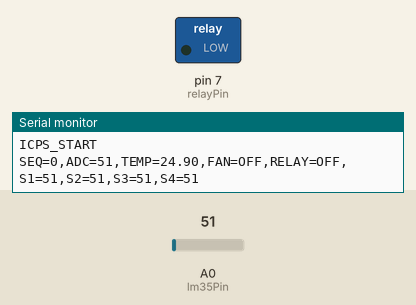
This sketch was run on a simulated Arduino Uno, built with avr-gcc and run on an emulated ATmega328P. On the bench: switched loads named in the sketch (green lamp = pin HIGH), the last lines printed to the serial monitor. Inputs (shaded band) come from the test bench; at power-on: A0 (lm35Pin) = 51.

Above: at 1.3 s.
1.4 s: A0 (lm35Pin) set to 73
3.2 s: A0 (lm35Pin) set to 87
At 5.2 s:
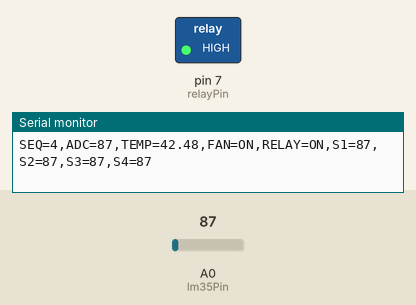
5.5 s: A0 (lm35Pin) set to 71
At 6.8 s:
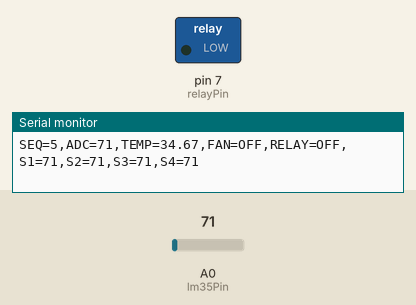
7.5 s: A0 (lm35Pin) set to 86
At 8.3 s:
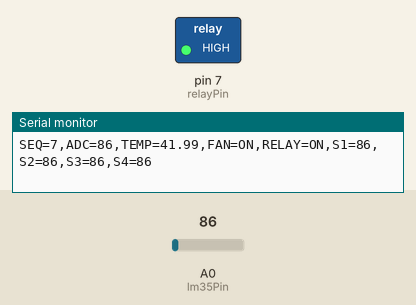
Timing chart, 0 to 10.5 s (numbered marks = the images above; inputs shaded):
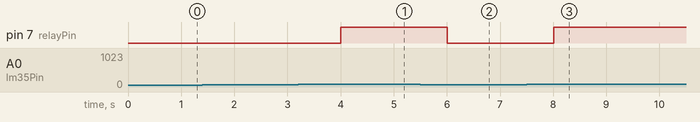

The sketch:

temperature_controller.ino
```cpp
// ICPS - Industrial Temperature Monitoring and Automatic Cooling System
// CAPP PBL - Group 89

const int lm35Pin = A0;   // LM35 connected to analog pin A0
const int relayPin = 7;   // Relay control pin connected to digital pin 7

// Constants based on project specifications
const int fanOnThreshold = 82;  // ≈ 40.0°C
const int fanOffThreshold = 71; // ≈ 34.7°C
const unsigned long sampleInterval = 1000; // 1 second

// State variables
int currentFanState = 0; // 0 = OFF, 1 = ON
unsigned long lastSampleTime = 0;
unsigned long sequenceNumber = 0;

void setup() {
  Serial.begin(115200); // Fast baud rate for reliable data transmission

  pinMode(relayPin, OUTPUT);
  digitalWrite(relayPin, LOW); // Fan off by default

  // Wait a moment for serial to initialize
  delay(100);
  Serial.println("ICPS_START");
}

void loop() {
  unsigned long currentTime = millis();

  if (currentTime - lastSampleTime >= sampleInterval) {
    lastSampleTime = currentTime;

    // 1. Take 4 ADC samples
    int sample1 = analogRead(lm35Pin);
    delay(2); // Small delay between samples
    int sample2 = analogRead(lm35Pin);
    delay(2);
    int sample3 = analogRead(lm35Pin);
    delay(2);
    int sample4 = analogRead(lm35Pin);

    // 2. Add the four samples
    int sum = sample1 + sample2 + sample3 + sample4;

    // 3. Calculate the average using bitwise right shift (equivalent to sum / 4)
    int avg = sum >> 2;

    // 4. Calculate temperature for logging/display (T = ADC * 125 / 256)
    // We use a 32-bit intermediate for safety as 1023 * 125 = 127,875 (exceeds 16-bit)
    uint32_t intermediate = (uint32_t)avg * 125;
    float temperature = (float)intermediate / 256.0;

    // 5. Apply the control logic with hysteresis
    if (avg >= fanOnThreshold) {
      currentFanState = 1;
    } else if (avg <= fanOffThreshold) {
      currentFanState = 0;
    }
    // else: maintain previous FAN state

    // 6. Control the relay
    digitalWrite(relayPin, currentFanState == 1 ? HIGH : LOW);

    // 7. Send structured data through USB Serial
    // Format: SEQ=[seq],ADC=[avg],TEMP=[temp],FAN=[state],RELAY=[state],S1=[s1],S2=[s2],S3=[s3],S4=[s4]
    Serial.print("SEQ=");
    Serial.print(sequenceNumber++);
    Serial.print(",ADC=");
    Serial.print(avg);
    Serial.print(",TEMP=");
    Serial.print(temperature, 2); // 2 decimal places
    Serial.print(",FAN=");
    Serial.print(currentFanState == 1 ? "ON" : "OFF");
    Serial.print(",RELAY=");
    Serial.print(currentFanState == 1 ? "ON" : "OFF");
    Serial.print(",S1=");
    Serial.print(sample1);
    Serial.print(",S2=");
    Serial.print(sample2);
    Serial.print(",S3=");
    Serial.print(sample3);
    Serial.print(",S4=");
    Serial.println(sample4);
  }
}
```

Measured:
- the behaviour switches between 81 and 82 on A0 (lm35Pin) (found by bisection; images 0 and 1)
- after the input at 3.2 s, pin 7 (relayPin): LOW → HIGH after 0.81 s
- after the input at 5.5 s, pin 7 (relayPin): HIGH → LOW after 0.51 s
- after the input at 7.5 s, pin 7 (relayPin): LOW → HIGH after 0.51 s
